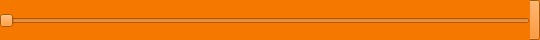
<?xml version="1.0" encoding="UTF-8"?>
<ui version="4.0">
 <class>MyHSlider</class>
 <widget class="QWidget" name="MyHSlider">
  <property name="geometry">
   <rect>
    <x>0</x>
    <y>0</y>
    <width>540</width>
    <height>40</height>
   </rect>
  </property>
  <property name="windowTitle">
   <string>Form</string>
  </property>
  <property name="styleSheet">
   <string notr="true">background-color: rgb(245, 121, 0);
border-color: rgb(237, 212, 0);
color: rgb(16, 25, 102);</string>
  </property>
  <widget class="QPushButton" name="pushButton">
   <property name="geometry">
    <rect>
     <x>0</x>
     <y>0</y>
     <width>540</width>
     <height>40</height>
    </rect>
   </property>
   <property name="text">
    <string>PushButton</string>
   </property>
  </widget>
  <widget class="QSlider" name="horizontalSlider">
   <property name="geometry">
    <rect>
     <x>-1</x>
     <y>0</y>
     <width>531</width>
     <height>41</height>
    </rect>
   </property>
   <property name="orientation">
    <enum>Qt::Horizontal</enum>
   </property>
  </widget>
 </widget>
 <resources/>
 <connections/>
</ui>
